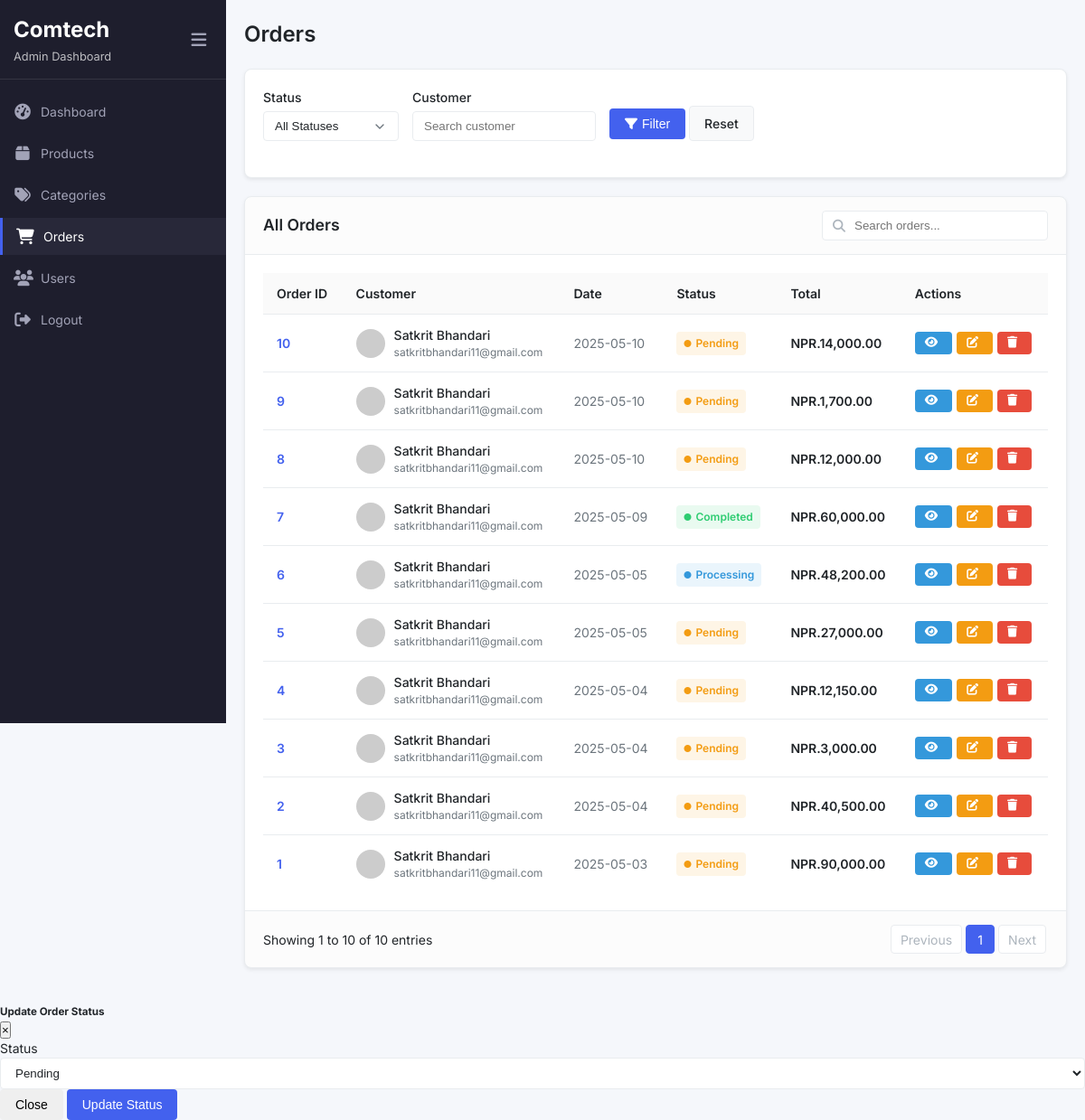
The page /adminpannel/orders.php (signed in) on the database its author committed.
### tables this page shows
CREATE TABLE `orders` (
  `id` int(11) NOT NULL,
  `user_id` int(11) NOT NULL,
  `name` varchar(100) NOT NULL,
  `number` varchar(15) NOT NULL,
  `email` varchar(100) NOT NULL,
  `method` varchar(50) NOT NULL,
  `address` text NOT NULL,
  `total_products` text NOT NULL,
  `total_price` int(11) NOT NULL,
  `status` enum('pending','processing','completed','cancelled') DEFAULT 'pending',
  `created_at` timestamp NOT NULL DEFAULT current_timestamp()
);

CREATE TABLE `users` (
  `id` int(11) NOT NULL,
  `role_id` int(11) DEFAULT 1,
  `Name` varchar(100) NOT NULL,
  `Email` varchar(100) NOT NULL,
  `Phone` varchar(200) NOT NULL,
  `address` text DEFAULT NULL,
  `bio` text DEFAULT NULL,
  `profile_image` varchar(255) DEFAULT NULL,
  `last_login` datetime DEFAULT NULL,
  `password` varchar(255) NOT NULL,
  `created_at` timestamp NOT NULL DEFAULT current_timestamp(),
  `updated_at` timestamp NOT NULL DEFAULT current_timestamp() ON UPDATE current_timestamp()
);

### adminpannel/orders.php (the view, shortened to what this page needs)
<?php
$servername = "localhost";
$username = "root";
$password = "";
$dbname = "comtech";
$conn = mysqli_connect($servername, $username, $password, $dbname);
$limit = 10;
$page = isset($_GET['page']) ? $_GET['page'] : 1;
$start = ($page - 1) * $limit;
$where = "1=1";
$count_query = "SELECT COUNT(*) as total FROM orders WHERE $where";
$count_result = mysqli_query($conn, $count_query);
$count_row = mysqli_fetch_assoc($count_result);
$total_records = $count_row['total'];
$total_pages = ceil($total_records / $limit);
$query = "SELECT o.*, u.Name as customer_name, u.Email as customer_email
          FROM orders o
          LEFT JOIN users u ON o.user_id = u.id
          WHERE $where
          ORDER BY o.created_at DESC
          LIMIT $start, $limit";
$result = mysqli_query($conn, $query);
?>
<!DOCTYPE html>
<html lang="en">
<head>
    <link rel="stylesheet" href="https://cdnjs.cloudflare.com/ajax/libs/font-awesome/6.4.0/css/all.min.css">
    <link rel="stylesheet" href="orders.css">
</head>
<body>
    <div class="admin-container">
        <?php include 'sidebar.php'; ?>
        <main class="main-content">
            <div class="page-header">
                <div>
                    <h1 class="page-title">Orders</h1>
                </div>
            </div>
            <div class="card mb-4">
                <div class="card-body">
                    <form action="" method="GET" class="order-filters">
                        <div class="order-filter-item">
                            <label for="status-filter" class="form-label">Status</label>
                            <select id="status-filter" name="status" class="form-select">
                                <option value="">All Statuses</option>
                            </select>
                        </div>
                        <div class="order-filter-item">
                            <label for="customer-filter" class="form-label">Customer</label>
                            <input type="text" id="customer-filter" name="customer" class="form-control" placeholder="Search customer" value="<?php echo isset($_GET['customer']) ? $_GET['customer'] : ''; ?>">
                        </div>
                        <div class="order-filter-item" style="align-self: flex-end;">
                            <button type="submit" class="btn btn-primary">
                                <i class="fas fa-filter"></i> Filter
                            </button>
                            <a href="orders.php" class="btn btn-light">Reset</a>
                        </div>
                    </form>
                </div>
            </div>
            <div class="card">
                <div class="card-header">
                    <h2 class="card-title">All Orders</h2>
                    <div class="card-tools">
                        <div class="table-search">
                            <input type="text" class="form-control table-search-input" placeholder="Search orders...">
                            <i class="fas fa-search"></i>
                        </div>
                    </div>
                </div>
                <div class="card-body">
                    <div class="table-responsive">
                        <table class="table order-table">
                            <thead>
                                <tr>
                                    <th class="sortable">Order ID</th>
                                    <th>Customer</th>
                                    <th class="sortable">Date</th>
                                    <th>Status</th>
                                    <th class="sortable">Total</th>
                                    <th>Actions</th>
                                </tr>
                            </thead>
                            <tbody>
                                <?php
                                if (mysqli_num_rows($result) > 0) {
                                    while ($order = mysqli_fetch_assoc($result)) {
                                        $date = date('Y-m-d', strtotime($order['created_at']));
                                        $customer_name = !empty($order['customer_name']) ? $order['customer_name'] : $order['name'];
                                        $customer_email = !empty($order['customer_email']) ? $order['customer_email'] : $order['email'];
                                        echo '<tr>';
                                        echo '<td class="order-id">' . $order['id'] . '</td>';
                                        echo '<td>
                                            <div class="customer-info">
                                                <img src="https://ui-avatars.com/api/?name=' . urlencode($customer_name) . '&background=4361ee&color=fff" alt="Customer" class="customer-avatar">
                                                <div>
                                                    <div class="customer-name">' . $customer_name . '</div>
                                                    <div class="customer-email">' . $customer_email . '</div>
                                                </div>
                                            </div>
                                        </td>';
                                        echo '<td class="order-date">' . $date . '</td>';
                                        echo '<td><span class="order-status ' . strtolower($order['status']) . '"><i class="fas fa-circle"></i> ' . ucfirst($order['status']) . '</span></td>';
                                        echo '<td class="order-total">NPR.' . number_format($order['total_price'], 2) . '</td>';
                                        echo '<td>
                                            <div class="btn-group">
                                                <a href="order-details.php?id=' . $order['id'] . '" class="btn btn-sm btn-info">
                                                    <i class="fas fa-eye"></i>
                                                </a>
                                                <a href="edit-order.php?id=' . $order['id'] . '" class="btn btn-sm btn-warning">
                                                    <i class="fas fa-edit"></i>
                                                </a>
                                                <a href="delete-order.php?id=' . $order['id'] . '" class="btn btn-sm btn-danger delete-btn">
                                                    <i class="fas fa-trash"></i>
                                                </a>
                                            </div>
                                        </td>';
                                        echo '</tr>';
                                    }
                                } else {
                                    echo '<tr><td colspan="6" class="text-center">No orders found</td></tr>';
                                }
                                ?>
                            </tbody>
                        </table>
                    </div>
                </div>
                <div class="card-footer">
                    <div class="d-flex justify-content-between align-items-center">
                        <div>
                            Showing <?php echo $start + 1; ?> to <?php echo min($start + mysqli_num_rows($result), $total_records); ?> of <?php echo $total_records; ?> entries
                        </div>
                        <ul class="pagination">
                            <li class="page-item <?php echo ($page <= 1) ? 'disabled' : ''; ?>">
                                <a class="page-link" href="?page=<?php echo $page - 1; ?><?php echo isset($_GET['status']) ? '&status=' . $_GET['status'] : ''; ?><?php echo isset($_GET['date_range']) ? '&date_range=' . $_GET['date_range'] : ''; ?><?php echo isset($_GET['customer']) ? '&customer=' . $_GET['customer'] : ''; ?>" tabindex="-1">Previous</a>
                            </li>
                            <?php
                            $start_page = max(1, $page - 2);
                            $end_page = min($total_pages, $page + 2);
                            for ($i = $start_page; $i <= $end_page; $i++) {
                                echo '<li class="page-item ' . (($page == $i) ? 'active' : '') . '"><a class="page-link" href="?page=' . $i;
                                echo isset($_GET['status']) ? '&status=' . $_GET['status'] : '';
                                echo isset($_GET['date_range']) ? '&date_range=' . $_GET['date_range'] : '';
                                echo isset($_GET['customer']) ? '&customer=' . $_GET['customer'] : '';
                                echo '">' . $i . '</a></li>';
                            }
                            ?>
                            <li class="page-item <?php echo ($page >= $total_pages) ? 'disabled' : ''; ?>">
                                <a class="page-link" href="?page=<?php echo $page + 1; ?><?php echo isset($_GET['status']) ? '&status=' . $_GET['status'] : ''; ?><?php echo isset($_GET['date_range']) ? '&date_range=' . $_GET['date_range'] : ''; ?><?php echo isset($_GET['customer']) ? '&customer=' . $_GET['customer'] : ''; ?>">Next</a>
                            </li>
                        </ul>
                    </div>
                </div>
            </div>
        </main>
    </div>
    <div class="modal" id="statusModal">
        <div class="modal-dialog">
            <div class="modal-content">
                <div class="modal-header">
                    <h5 class="modal-title">Update Order Status</h5>
                    <button type="button" class="close" data-dismiss="modal">&times;</button>
                </div>
                <form action="" method="POST">
                    <div class="modal-body">
                        <div class="form-group">
                            <label for="status">Status</label>
                            <select name="status" id="status" class="form-control">
                                <option value="pending">Pending</option>
                            </select>
                        </div>
                    </div>
                    <div class="modal-footer">
                        <button type="button" class="btn btn-secondary" data-dismiss="modal">Close</button>
                        <button type="submit" name="update_status" class="btn btn-primary">Update Status</button>
                    </div>
                </form>
            </div>
        </div>
    </div>
</body>
</html>

### rows shown on the page
orders: id "10", user.Name "Satkrit Bhandari", user.Email "satkritbhandari11@gmail.com", created_at "2025-05-10", status "Pending", total_price "14,000.00"
orders: id "9", user.Name "Satkrit Bhandari", user.Email "satkritbhandari11@gmail.com", created_at "2025-05-10", status "Pending", total_price "1,700.00"
orders: id "8", user.Name "Satkrit Bhandari", user.Email "satkritbhandari11@gmail.com", created_at "2025-05-10", status "Pending", total_price "12,000.00"
orders: id "7", user.Name "Satkrit Bhandari", user.Email "satkritbhandari11@gmail.com", created_at "2025-05-09", status "Completed", total_price "60,000.00"
orders: id "6", user.Name "Satkrit Bhandari", user.Email "satkritbhandari11@gmail.com", created_at "2025-05-05", status "Processing", total_price "48,200.00"
orders: id "5", user.Name "Satkrit Bhandari", user.Email "satkritbhandari11@gmail.com", created_at "2025-05-05", status "Pending", total_price "27,000.00"
orders: id "4", user.Name "Satkrit Bhandari", user.Email "satkritbhandari11@gmail.com", created_at "2025-05-04", status "Pending", total_price "12,150.00"
orders: id "3", user.Name "Satkrit Bhandari", user.Email "satkritbhandari11@gmail.com", created_at "2025-05-04", status "Pending", total_price "3,000.00"
orders: id "2", user.Name "Satkrit Bhandari", user.Email "satkritbhandari11@gmail.com", created_at "2025-05-04", status "Pending", total_price "40,500.00"
orders: id "1", user.Name "Satkrit Bhandari", user.Email "satkritbhandari11@gmail.com", created_at "2025-05-03", status "Pending", total_price "90,000.00"

### other values the page prints
$start + 1 "1"
min($start + mysqli_num_rows($result), $total_records) "10"
$total_records "10"
